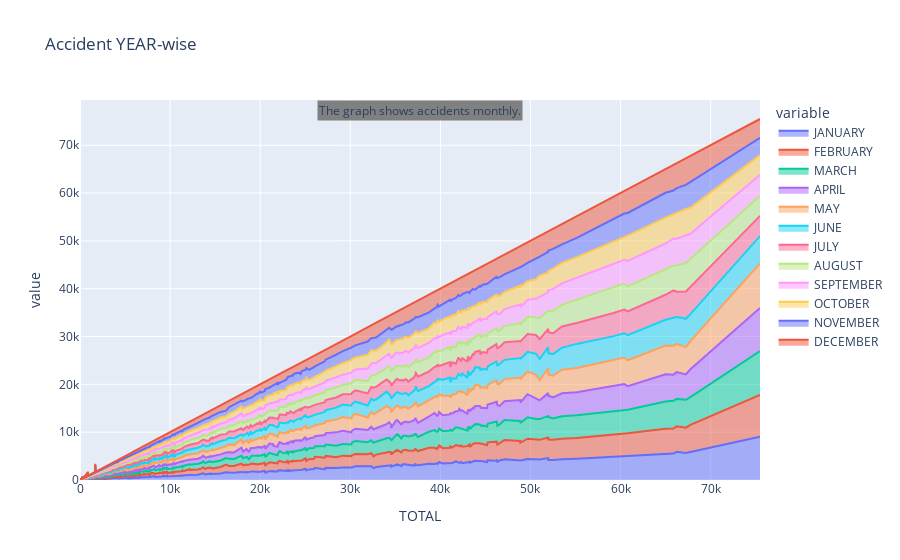

Here is the notebook cell this chart was saved with:
### Code cell
month = ['JANUARY', 'FEBRUARY', 'MARCH', 'APRIL', 'MAY', 'JUNE', 'JULY', 'AUGUST', 'SEPTEMBER', 'OCTOBER','NOVEMBER', 'DECEMBER']
fig = px.area(grouped_obj, x=grouped_obj.index, y=month, title='Accident YEAR-wise')
conclusion = 'The graph shows accidents monthly.'
fig.add_annotation(text=conclusion, xref='paper', yref='paper', x=.5, y=1, bgcolor='grey', showarrow=False, font=dict(size=12))
fig.show()

### Figure 1 — Plotly figure (JSON) as saved in the notebook; plotly's stock layout.template omitted (floating-point values rounded to 4 significant figures; data arrays with more than 128 entries replaced by an {"elided": "..."} marker saying what was removed)
{"data": [{"fillpattern": {"shape": ""}, "hovertemplate": "variable=JANUARY<br>TOTAL=%{x}<br>value=%{y}<extra></extra>", "legendgroup": "JANUARY", "line": {"color": "#636efa"}, "marker": {"symbol": "circle"}, "mode": "lines", "name": "JANUARY", "orientation": "v", "showlegend": true, "stackgroup": "1", "type": "scatter", "x": {"elided": "454 int values"}, "xaxis": "x", "y": {"elided": "454 int values"}, "yaxis": "y"}, {"fillpattern": {"shape": ""}, "hovertemplate": "variable=FEBRUARY<br>TOTAL=%{x}<br>value=%{y}<extra></extra>", "legendgroup": "FEBRUARY", "line": {"color": "#EF553B"}, "marker": {"symbol": "circle"}, "mode": "lines", "name": "FEBRUARY", "orientation": "v", "showlegend": true, "stackgroup": "1", "type": "scatter", "x": {"elided": "454 int values"}, "xaxis": "x", "y": {"elided": "454 int values"}, "yaxis": "y"}, {"fillpattern": {"shape": ""}, "hovertemplate": "variable=MARCH<br>TOTAL=%{x}<br>value=%{y}<extra></extra>", "legendgroup": "MARCH", "line": {"color": "#00cc96"}, "marker": {"symbol": "circle"}, "mode": "lines", "name": "MARCH", "orientation": "v", "showlegend": true, "stackgroup": "1", "type": "scatter", "x": {"elided": "454 int values"}, "xaxis": "x", "y": {"elided": "454 int values"}, "yaxis": "y"}, {"fillpattern": {"shape": ""}, "hovertemplate": "variable=APRIL<br>TOTAL=%{x}<br>value=%{y}<extra></extra>", "legendgroup": "APRIL", "line": {"color": "#ab63fa"}, "marker": {"symbol": "circle"}, "mode": "lines", "name": "APRIL", "orientation": "v", "showlegend": true, "stackgroup": "1", "type": "scatter", "x": {"elided": "454 int values"}, "xaxis": "x", "y": {"elided": "454 int values"}, "yaxis": "y"}, {"fillpattern": {"shape": ""}, "hovertemplate": "variable=MAY<br>TOTAL=%{x}<br>value=%{y}<extra></extra>", "legendgroup": "MAY", "line": {"color": "#FFA15A"}, "marker": {"symbol": "circle"}, "mode": "lines", "name": "MAY", "orientation": "v", "showlegend": true, "stackgroup": "1", "type": "scatter", "x": {"elided": "454 int values"}, "xaxis": "x", "y": {"elided": "454 int values"}, "yaxis": "y"}, {"fillpattern": {"shape": ""}, "hovertemplate": "variable=JUNE<br>TOTAL=%{x}<br>value=%{y}<extra></extra>", "legendgroup": "JUNE", "line": {"color": "#19d3f3"}, "marker": {"symbol": "circle"}, "mode": "lines", "name": "JUNE", "orientation": "v", "showlegend": true, "stackgroup": "1", "type": "scatter", "x": {"elided": "454 int values"}, "xaxis": "x", "y": {"elided": "454 int values"}, "yaxis": "y"}, {"fillpattern": {"shape": ""}, "hovertemplate": "variable=JULY<br>TOTAL=%{x}<br>value=%{y}<extra></extra>", "legendgroup": "JULY", "line": {"color": "#FF6692"}, "marker": {"symbol": "circle"}, "mode": "lines", "name": "JULY", "orientation": "v", "showlegend": true, "stackgroup": "1", "type": "scatter", "x": {"elided": "454 int values"}, "xaxis": "x", "y": {"elided": "454 int values"}, "yaxis": "y"}, {"fillpattern": {"shape": ""}, "hovertemplate": "variable=AUGUST<br>TOTAL=%{x}<br>value=%{y}<extra></extra>", "legendgroup": "AUGUST", "line": {"color": "#B6E880"}, "marker": {"symbol": "circle"}, "mode": "lines", "name": "AUGUST", "orientation": "v", "showlegend": true, "stackgroup": "1", "type": "scatter", "x": {"elided": "454 int values"}, "xaxis": "x", "y": {"elided": "454 int values"}, "yaxis": "y"}, {"fillpattern": {"shape": ""}, "hovertemplate": "variable=SEPTEMBER<br>TOTAL=%{x}<br>value=%{y}<extra></extra>", "legendgroup": "SEPTEMBER", "line": {"color": "#FF97FF"}, "marker": {"symbol": "circle"}, "mode": "lines", "name": "SEPTEMBER", "orientation": "v", "showlegend": true, "stackgroup": "1", "type": "scatter", "x": {"elided": "454 int values"}, "xaxis": "x", "y": {"elided": "454 int values"}, "yaxis": "y"}, {"fillpattern": {"shape": ""}, "hovertemplate": "variable=OCTOBER<br>TOTAL=%{x}<br>value=%{y}<extra></extra>", "legendgroup": "OCTOBER", "line": {"color": "#FECB52"}, "marker": {"symbol": "circle"}, "mode": "lines", "name": "OCTOBER", "orientation": "v", "showlegend": true, "stackgroup": "1", "type": "scatter", "x": {"elided": "454 int values"}, "xaxis": "x", "y": {"elided": "454 int values"}, "yaxis": "y"}, {"fillpattern": {"shape": ""}, "hovertemplate": "variable=NOVEMBER<br>TOTAL=%{x}<br>value=%{y}<extra></extra>", "legendgroup": "NOVEMBER", "line": {"color": "#636efa"}, "marker": {"symbol": "circle"}, "mode": "lines", "name": "NOVEMBER", "orientation": "v", "showlegend": true, "stackgroup": "1", "type": "scatter", "x": {"elided": "454 int values"}, "xaxis": "x", "y": {"elided": "454 int values"}, "yaxis": "y"}, {"fillpattern": {"shape": ""}, "hovertemplate": "variable=DECEMBER<br>TOTAL=%{x}<br>value=%{y}<extra></extra>", "legendgroup": "DECEMBER", "line": {"color": "#EF553B"}, "marker": {"symbol": "circle"}, "mode": "lines", "name": "DECEMBER", "orientation": "v", "showlegend": true, "stackgroup": "1", "type": "scatter", "x": {"elided": "454 int values"}, "xaxis": "x", "y": {"elided": "454 int values"}, "yaxis": "y"}], "layout": {"annotations": [{"bgcolor": "grey", "font": {"size": 12}, "showarrow": false, "text": "The graph shows accidents monthly.", "x": 0.5, "xref": "paper", "y": 1, "yref": "paper"}], "legend": {"title": {"text": "variable"}, "tracegroupgap": 0}, "title": {"text": "Accident YEAR-wise"}, "xaxis": {"anchor": "y", "domain": [0, 1], "title": {"text": "TOTAL"}}, "yaxis": {"anchor": "x", "domain": [0, 1], "title": {"text": "value"}}}}
